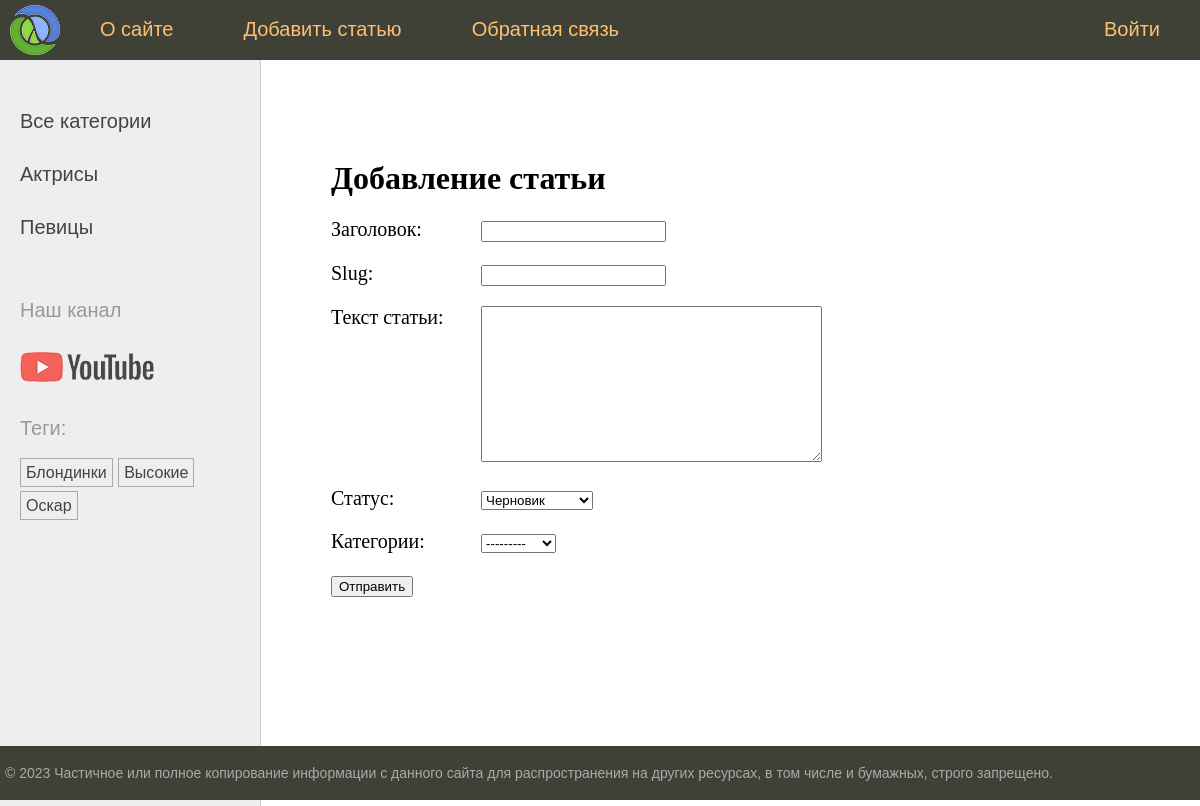
The page /addpage/ on the database as committed earlier.
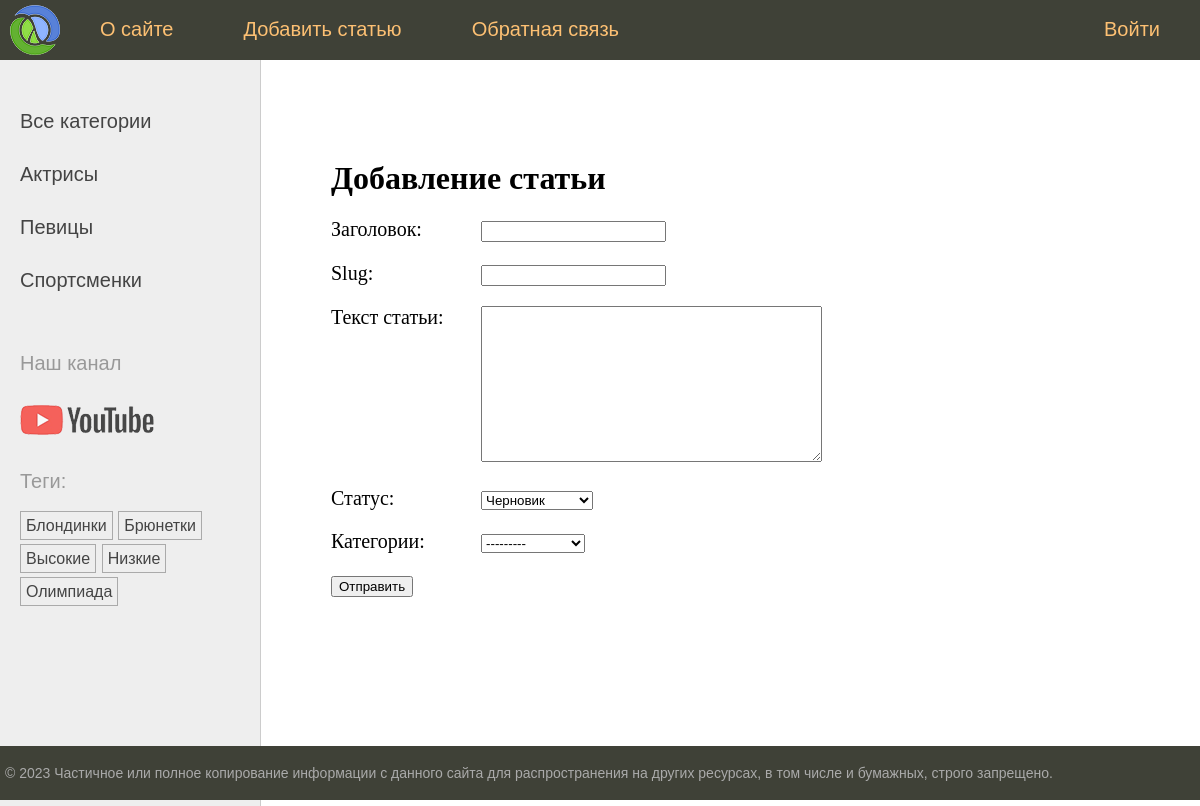
The same page on the database as committed later.
### women/models.py (models this page shows, shortened)
class Category(models.Model):
    name = models.CharField(max_length=100, db_index=True, verbose_name="Категория")
    slug = models.SlugField(max_length=255, unique=True)
    class Meta:
        verbose_name = "Категория"
        verbose_name_plural = "Категории"
    def __str__(self):
        return self.name
    def get_absolute_url(self):
        return reverse("category", kwargs={"cat_slug": self.slug})

class TagPost(models.Model):
    tag = models.CharField(max_length=100, db_index=True)
    slug = models.SlugField(max_length=255, unique=True, db_index=True)
    def get_absolute_url(self):
        return reverse("tag", kwargs={"tag_slug": self.slug})

### women/views.py (the view)
# urls.py: path("addpage/", views.AddPage.as_view(), name="add_page"),
class AddPage(DataMixin, CreateView):
    model = Women
    fields = ["title", "slug", "content", "is_published", "cat"]
    template_name = "women/addpage.html"
    success_url = reverse_lazy("home")
    title_page = "Добавление статьи"

### women/templatetags/women_tags.py (called while the page is built)
@register.inclusion_tag("women/list_categories.html")
def show_categories(cat_selected_id=0):
    cats = Category.objects.annotate(total=Count("posts")).filter(total__gt=0)
    return {"cats": cats, "cat_selected": cat_selected_id}

@register.inclusion_tag("women/list_tags.html")
def show_all_tags():
    tags = TagPost.objects.annotate(total=Count("tags")).filter(total__gt=0)
    return {"tags": tags}

### women/templates/women/addpage.html (shortened to what this page needs)
{% extends "base.html" %}
{% block content %}
    <h1>{{ title }}</h1>
    <form action="" method="post" enctype="multipart/form-data">
        {% for f in form %}
            <p><label class="form-label" for="{{ f.id_for_label }}">{{ f.label }}: </label>{{ f }}</p>
        {% endfor %}
        <p><button type="submit">Отправить</button></p>
    </form>
{% endblock %}

### women/templates/women/list_categories.html
{% for cat in cats %}
    {% if cat.id == cat_selected %}
        <li class="selected">{{ cat.name }}</li>
    {% else %}
        <li><a href="{{ cat.get_absolute_url }}">{{ cat.name }}</a></li>
    {% endif %}
{% endfor %}

### women/templates/women/list_tags.html
{% if tags %}
    Теги: </p>
    <ul class="tags-list">
        {% for t in tags %}
            <li><a href="{{ t.get_absolute_url }}">{{ t.tag }}</a></li>
        {% endfor %}
    </ul>
{% endif %}

Rows that differ between the two databases and show on the page:
no longer on this page (row unchanged): TagPost: tag "Оскар"
added Category: name "Спортсменки"
now on this page (row unchanged): TagPost: tag "Брюнетки"
now on this page (row unchanged): TagPost: tag "Низкие"
now on this page (row unchanged): TagPost: tag "Олимпиада"
